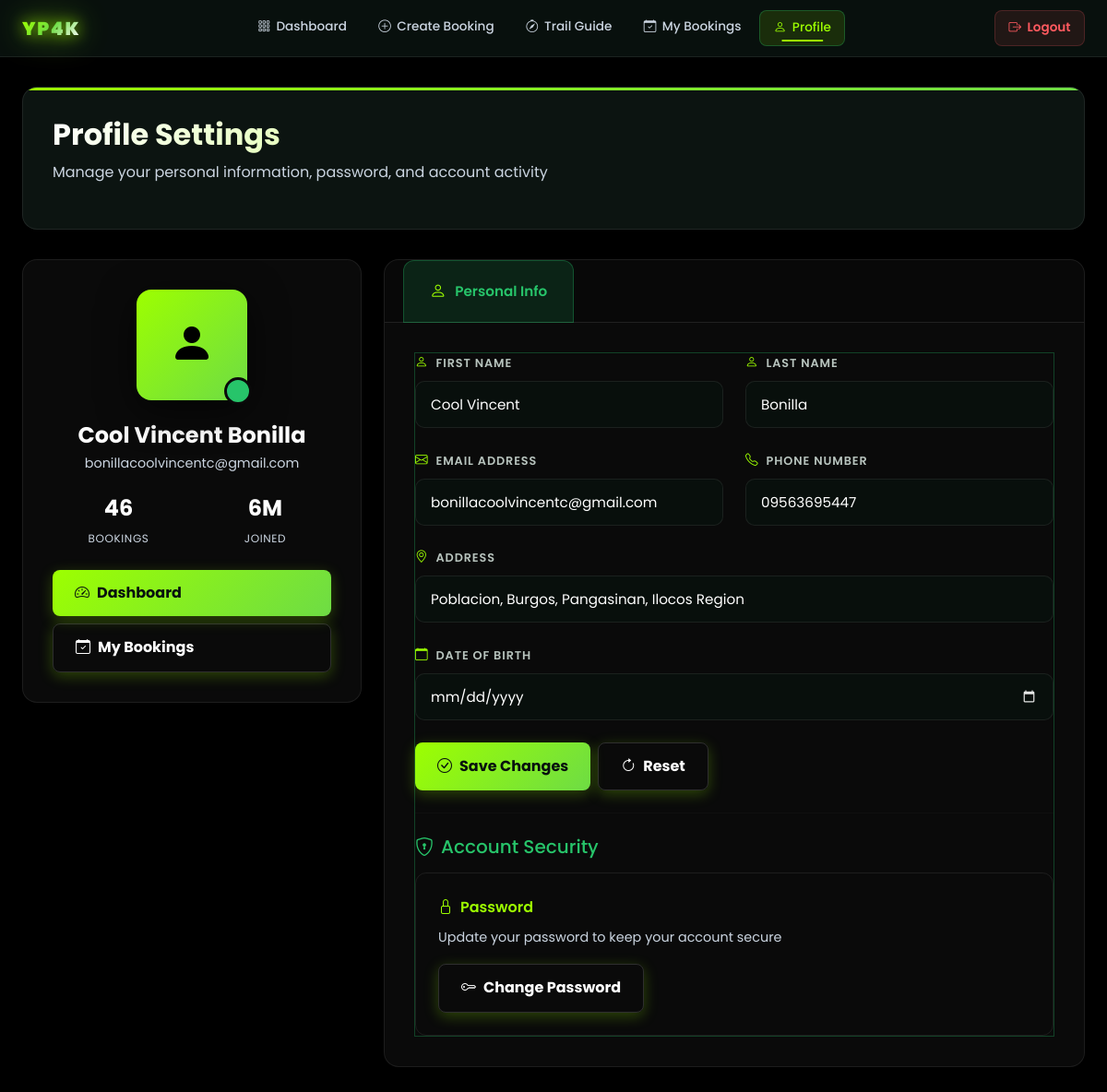
/User_Dashboard/profile.php (signed in), run on the app's committed database.
### tables this page shows
CREATE TABLE `users` (
  `id` int(11) NOT NULL,
  `first_name` varchar(100) NOT NULL,
  `middle_name` varchar(100) DEFAULT NULL,
  `last_name` varchar(100) NOT NULL,
  `suffix` varchar(50) DEFAULT NULL,
  `email` varchar(255) NOT NULL,
  `phone_number` varchar(20) NOT NULL,
  `region` varchar(100) NOT NULL,
  `province` varchar(100) NOT NULL,
  `city_municipality` varchar(100) NOT NULL,
  `barangay` varchar(100) NOT NULL,
  `password` varchar(255) NOT NULL,
  `is_verified` tinyint(1) DEFAULT 0,
  `verification_token` varchar(255) DEFAULT NULL,
  `reset_token` varchar(255) DEFAULT NULL,
  `reset_token_expiry` timestamp NULL DEFAULT NULL,
  `remember_token` varchar(255) DEFAULT NULL,
  `token_expiry` timestamp NULL DEFAULT NULL,
  `created_at` timestamp NOT NULL DEFAULT current_timestamp(),
  `updated_at` timestamp NOT NULL DEFAULT current_timestamp() ON UPDATE current_timestamp(),
  `address` varchar(255) DEFAULT NULL,
  `birthdate` date DEFAULT NULL,
  `avatar` varchar(255) DEFAULT NULL
);

### User_Dashboard/profile.php (the view, shortened to what this page needs)
<?php
require_once '../phpAuthentication/db_config.php';
$userId = $_SESSION['user_id'];
$stmt = $conn->prepare("SELECT * FROM users WHERE id = ?");
$stmt->bind_param("i", $userId);
$stmt->execute();
$result = $stmt->get_result();
$user = $result->fetch_assoc();
$userAddress = $user['address'] ?? '';
$fullName = trim(($user['first_name'] ?? '') . ' ' . ($user['last_name'] ?? ''));
$userEmail = $user['email'] ?? ($_SESSION['user_email'] ?? '');
$userPhone = $user['phone_number'] ?? '';
$userBirthdate = $user['birthdate'] ?? '';
$bookingsCount = 0;
$stmtB = $conn->prepare("SELECT COUNT(*) as cnt FROM bookings WHERE email = ? OR full_name = ?");
$stmtB->bind_param("ss", $userEmail, $fullName);
$stmtB->execute();
$resB = $stmtB->get_result();
if ($rowB = $resB->fetch_assoc()) {
    $bookingsCount = $rowB['cnt'];
}
$joinedDate = new DateTime($user['created_at'] ?? 'now');
$now = new DateTime();
$diff = $now->diff($joinedDate);
if ($diff->y >= 1) {
    $joinedStr = $diff->y . 'Y';
} elseif ($diff->m >= 1) {
    $joinedStr = $diff->m . 'M';
} else {
    $joinedStr = 'New';
}
?>
<!DOCTYPE html>
<html lang="en">
<head>
    <link href="../assets/css/bootstrap.min.css" rel="stylesheet">
    <link rel="stylesheet" href="../css/resort-theme.css">
    <link rel="stylesheet" href="../css/dashboard-resort.css">
    <link rel="stylesheet" href="https://cdn.jsdelivr.net/npm/bootstrap-icons@1.11.0/font/bootstrap-icons.css">
</head>
<body>
    <?php include 'components/navigation.php'; ?>
    <div class="container-fluid px-4 profile-container">
        <div class="page-header">
            <h1 class="page-title">Profile Settings</h1>
            <p class="page-subtitle">Manage your personal information, password, and account activity</p>
        </div>
        <div class="row">
            <div class="col-lg-4">
                <div class="profile-sidebar">
                    <div class="profile-avatar" onclick="changeAvatar()">
                        <i class="bi bi-person-fill"></i>
                    </div>
                    <h3 class="profile-name"><?php echo htmlspecialchars($fullName); ?></h3>
                    <p class="profile-email"><?php echo htmlspecialchars($userEmail); ?></p>
                    <div class="profile-stats">
                        <div class="stat-item">
                            <div class="stat-value"><?php echo $bookingsCount; ?></div>
                            <div class="stat-label">Bookings</div>
                        </div>
                        <div class="stat-item">
                            <div class="stat-value"><?php echo $joinedStr; ?></div>
                            <div class="stat-label">Joined</div>
                        </div>
                    </div>
                    <div class="d-grid gap-2">
                        <button class="btn-modern btn-primary-modern" onclick="viewDashboard()">
                            <i class="bi bi-speedometer2"></i>Dashboard
                        </button>
                        <button class="btn-modern btn-secondary-modern" onclick="viewBookings()">
                            <i class="bi bi-calendar-check"></i>My Bookings
                        </button>
                    </div>
                </div>
            </div>
            <div class="col-lg-8">
                <div class="profile-main">
                    <div class="profile-tabs">
                        <button class="profile-tab active" onclick="switchTab('personal')">
                            <i class="bi bi-person"></i>Personal Info
                        </button>
                    </div>
                    <div class="tab-content">
                        <div class="tab-pane active" id="personal-tab">
                            <form id="personalForm">
                                <div class="row">
                                    <div class="col-md-6">
                                        <div class="form-group-modern">
                                            <label class="form-label-modern">
                                                <i class="bi bi-person"></i>First Name
                                            </label>
                                            <input type="text" class="form-control-modern" id="firstName" value="<?php echo htmlspecialchars($user['first_name'] ?? ''); ?>" required>
                                        </div>
                                    </div>
                                    <div class="col-md-6">
                                        <div class="form-group-modern">
                                            <label class="form-label-modern">
                                                <i class="bi bi-person"></i>Last Name
                                            </label>
                                            <input type="text" class="form-control-modern" id="lastName" value="<?php echo htmlspecialchars($user['last_name'] ?? ''); ?>" required>
                                        </div>
                                    </div>
                                </div>
                                <div class="row">
                                    <div class="col-md-6">
                                        <div class="form-group-modern">
                                            <label class="form-label-modern">
                                                <i class="bi bi-envelope"></i>Email Address
                                            </label>
                                            <input type="email" class="form-control-modern" id="email" value="<?php echo htmlspecialchars($userEmail); ?>" disabled>
                                        </div>
                                    </div>
                                    <div class="col-md-6">
                                        <div class="form-group-modern">
                                            <label class="form-label-modern">
                                                <i class="bi bi-telephone"></i>Phone Number
                                            </label>
                                            <input type="tel" class="form-control-modern" id="phone" value="<?php echo htmlspecialchars($userPhone); ?>">
                                        </div>
                                    </div>
                                </div>
                                <div class="form-group-modern">
                                    <label class="form-label-modern">
                                        <i class="bi bi-geo-alt"></i>Address
                                    </label>
                                    <input type="text" class="form-control-modern" id="address" value="<?php echo htmlspecialchars($userAddress); ?>">
                                </div>
                                <div class="row">
                                    <div class="col-md-12">
                                        <div class="form-group-modern">
                                            <label class="form-label-modern">
                                                <i class="bi bi-calendar"></i>Date of Birth
                                            </label>
                                            <input type="date" class="form-control-modern" id="birthdate" value="<?php echo htmlspecialchars($userBirthdate); ?>">
                                        </div>
                                    </div>
                                </div>
                                <div class="d-flex gap-2">
                                    <button type="button" class="btn-modern btn-primary-modern" onclick="saveProfile()">
                                        <i class="bi bi-check-circle"></i>Save Changes
                                    </button>
                                    <button type="button" class="btn-modern btn-secondary-modern" onclick="resetProfile()">
                                        <i class="bi bi-arrow-clockwise"></i>Reset
                                    </button>
                                </div>
                            </form>
                            <hr class="my-4" style="border-color: var(--border-color);">
                            <h5 class="mb-3"><i class="bi bi-shield-lock me-2"></i>Account Security</h5>
                            <div class="security-card mb-0">
                                <div class="security-title">
                                    <i class="bi bi-lock"></i>Password
                                </div>
                                <div class="security-description">
                                    Update your password to keep your account secure
                                </div>
                                <button type="button" class="btn-modern btn-secondary-modern" onclick="changePassword()">
                                    <i class="bi bi-key"></i>Change Password
                                </button>
                            </div>
                        </div>
                    </div>
                </div>
            </div>
        </div>
    </div>
</body>
</html>

### css/resort-theme.css (style rules this page uses)
:root { --bg-primary: #08120E; --bg-secondary: #101B17; --bg-card: #15221D; --bg-card-2: #1A2B22; --bg-elevated: #1E3028; --nav-bg: rgba(9, 18, 15, 0.88); --accent: #9DFF00; --accent-2: #6EDC45; --accent-3: #4BBF2E; --accent-dim: rgba(157, 255, 0, 0.5); --glow: rgba(157, 255, 0, 0.18); --glow-sm: rgba(157, 255, 0, 0.08); --glow-lg: rgba(157, 255, 0, 0.25); --text: #FFFFFF; --text-2: #cbd5e1; --text-muted: #cbd5e1; --text-dim: #94a3b8; --success: #27C46A; --warning: #F7B731; --error: #FF5A5F; --info: #B8C4BE; --border: rgba(255, 255, 255, 0.08); --border-2: rgba(255, 255, 255, 0.04); --border-accent: rgba(157, 255, 0, 0.3); --border-hover: rgba(157, 255, 0, 0.5); --shadow-sm: 0 1px 4px rgba(0,0,0,0.5); --shadow-md: 0 4px 20px rgba(0,0,0,0.55); --shadow-lg: 0 10px 40px rgba(0,0,0,0.65); --shadow-xl: 0 20px 60px rgba(0,0,0,0.7); --shadow-glow: 0 0 30px rgba(157, 255, 0, 0.12); --shadow-glow-lg:0 0 60px rgba(157, 255, 0, 0.2); --radius-xs: 6px; --radius-sm: 10px; --radius-md: 14px; --radius-lg: 18px; --radius-xl: 24px; --radius-2xl: 32px; --t: all 0.3s cubic-bezier(0.4, 0, 0.2, 1); --t-fast: all 0.15s ease; --t-slow: all 0.5s cubic-bezier(0.4, 0, 0.2, 1); --font: 'Poppins', -apple-system, BlinkMacSystemFont, sans-serif; }
*, *::before, *::after { margin: 0; padding: 0; box-sizing: border-box; }
html { scroll-behavior: smooth; overflow-x: hidden; }
body { font-family: var(--font); background-color: var(--bg-primary); color: var(--text); min-height: 100vh; line-height: 1.65; overflow-x: hidden; -webkit-font-smoothing: antialiased; }

### User_Dashboard/components/navigation.php (style rules this page uses)
main, .container-fluid, .content-container { animation: fadeIn 0.3s ease-out forwards; }

### data on the page
users: fullName "Cool Vincent Bonilla", email "bonillacoolvincentc@gmail.com", created_at "6M", first_name "Cool Vincent", last_name "Bonilla", phone_number "09563695447", address "Poblacion, Burgos, Pangasinan, Ilocos Region"

### other printed values
$bookingsCount "46"
